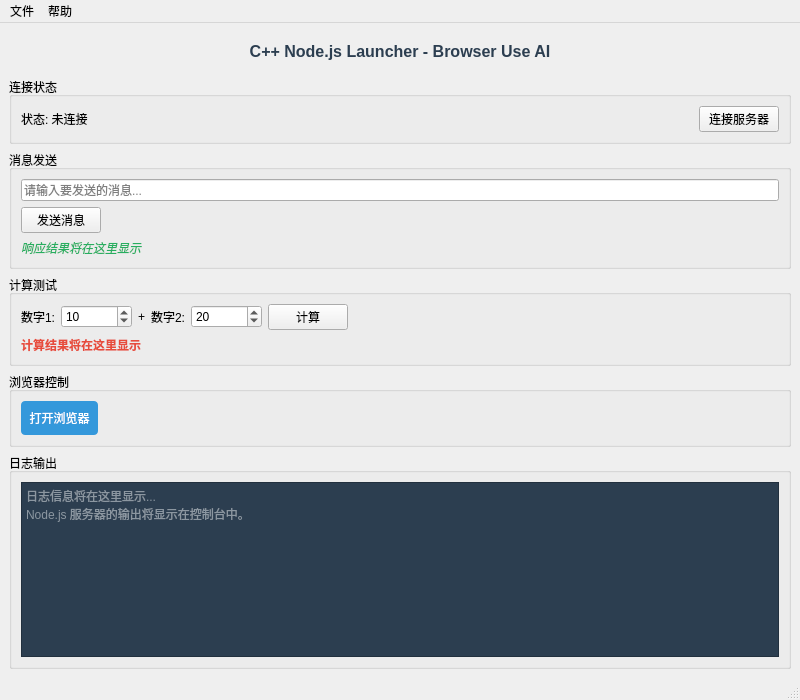
<?xml version="1.0" encoding="UTF-8"?>
<ui version="4.0">
 <class>MainWindow</class>
 <widget class="QMainWindow" name="MainWindow">
  <property name="geometry">
   <rect>
    <x>0</x>
    <y>0</y>
    <width>800</width>
    <height>700</height>
   </rect>
  </property>
  <property name="windowTitle">
   <string>C++ Node.js Launcher - Browser Use AI</string>
  </property>
  <widget class="QWidget" name="centralwidget">
   <layout class="QVBoxLayout" name="verticalLayout">
    <item>
     <widget class="QLabel" name="lblTitle">
      <property name="text">
       <string>C++ Node.js Launcher - Browser Use AI</string>
      </property>
      <property name="alignment">
       <set>Qt::AlignCenter</set>
      </property>
      <property name="styleSheet">
       <string>font: bold 16px; color: #2c3e50; padding: 10px;</string>
      </property>
     </widget>
    </item>
    <item>
     <widget class="QGroupBox" name="groupConnection">
      <property name="title">
       <string>连接状态</string>
      </property>
      <layout class="QHBoxLayout" name="horizontalLayout">
       <item>
        <widget class="QLabel" name="labelStatus">
         <property name="text">
          <string>状态: 未连接</string>
         </property>
        </widget>
       </item>
       <item>
        <spacer name="horizontalSpacer">
         <property name="orientation">
          <enum>Qt::Horizontal</enum>
         </property>
         <property name="sizeHint" stdset="0">
          <size>
           <width>40</width>
           <height>20</height>
          </size>
         </property>
        </spacer>
       </item>
       <item>
        <widget class="QPushButton" name="btnConnect">
         <property name="text">
          <string>连接服务器</string>
         </property>
        </widget>
       </item>
      </layout>
     </widget>
    </item>
    <item>
     <widget class="QGroupBox" name="groupMessage">
      <property name="title">
       <string>消息发送</string>
      </property>
      <layout class="QVBoxLayout" name="verticalLayout_2">
       <item>
        <widget class="QLineEdit" name="editMessage">
         <property name="placeholderText">
          <string>请输入要发送的消息...</string>
         </property>
        </widget>
       </item>
       <item>
        <layout class="QHBoxLayout" name="horizontalLayout_2">
         <item>
          <widget class="QPushButton" name="btnSendMessage">
           <property name="text">
            <string>发送消息</string>
           </property>
          </widget>
         </item>
         <item>
          <spacer name="horizontalSpacer_2">
           <property name="orientation">
            <enum>Qt::Horizontal</enum>
           </property>
           <property name="sizeHint" stdset="0">
            <size>
             <width>40</width>
             <height>20</height>
            </size>
           </property>
          </spacer>
         </item>
        </layout>
       </item>
       <item>
        <widget class="QLabel" name="labelMessageResult">
         <property name="text">
          <string>响应结果将在这里显示</string>
         </property>
         <property name="styleSheet">
          <string>color: #27ae60; font-style: italic;</string>
         </property>
        </widget>
       </item>
      </layout>
     </widget>
    </item>
    <item>
     <widget class="QGroupBox" name="groupCalculate">
      <property name="title">
       <string>计算测试</string>
      </property>
      <layout class="QVBoxLayout" name="verticalLayout_4">
       <item>
        <layout class="QHBoxLayout" name="horizontalLayout_3">
         <item>
          <widget class="QLabel" name="lblNum1">
           <property name="text">
            <string>数字1:</string>
           </property>
          </widget>
         </item>
         <item>
          <widget class="QSpinBox" name="spinNum1">
           <property name="minimum">
            <number>-999999</number>
           </property>
           <property name="maximum">
            <number>999999</number>
           </property>
           <property name="value">
            <number>10</number>
           </property>
          </widget>
         </item>
         <item>
          <widget class="QLabel" name="lblPlus">
           <property name="text">
            <string>+</string>
           </property>
          </widget>
         </item>
         <item>
          <widget class="QLabel" name="lblNum2">
           <property name="text">
            <string>数字2:</string>
           </property>
          </widget>
         </item>
         <item>
          <widget class="QSpinBox" name="spinNum2">
           <property name="minimum">
            <number>-999999</number>
           </property>
           <property name="maximum">
            <number>999999</number>
           </property>
           <property name="value">
            <number>20</number>
           </property>
          </widget>
         </item>
         <item>
          <widget class="QPushButton" name="btnCalculate">
           <property name="text">
            <string>计算</string>
           </property>
          </widget>
         </item>
         <item>
          <spacer name="horizontalSpacer_3">
           <property name="orientation">
            <enum>Qt::Horizontal</enum>
           </property>
           <property name="sizeHint" stdset="0">
            <size>
             <width>40</width>
             <height>20</height>
            </size>
           </property>
          </spacer>
         </item>
        </layout>
       </item>
       <item>
        <widget class="QLabel" name="labelCalculateResult">
         <property name="text">
          <string>计算结果将在这里显示</string>
         </property>
         <property name="styleSheet">
          <string>color: #e74c3c; font-weight: bold;</string>
         </property>
        </widget>
       </item>
      </layout>
     </widget>
    </item>
    <item>
     <widget class="QGroupBox" name="groupBrowser">
      <property name="title">
       <string>浏览器控制</string>
      </property>
      <layout class="QHBoxLayout" name="horizontalLayout_4">
       <item>
        <widget class="QPushButton" name="btnOpenBrowser">
         <property name="text">
          <string>打开浏览器</string>
         </property>
         <property name="styleSheet">
          <string>QPushButton { background-color: #3498db; color: white; padding: 8px; border-radius: 4px; }
QPushButton:hover { background-color: #2980b9; }</string>
         </property>
        </widget>
       </item>
       <item>
        <spacer name="horizontalSpacer_4">
         <property name="orientation">
          <enum>Qt::Horizontal</enum>
         </property>
         <property name="sizeHint" stdset="0">
          <size>
           <width>40</width>
           <height>20</height>
          </size>
         </property>
        </spacer>
       </item>
      </layout>
     </widget>
    </item>
    <item>
     <widget class="QGroupBox" name="groupLog">
      <property name="title">
       <string>日志输出</string>
      </property>
      <layout class="QVBoxLayout" name="verticalLayout_3">
       <item>
        <widget class="QTextEdit" name="textLog">
         <property name="readOnly">
          <bool>true</bool>
         </property>
         <property name="placeholderText">
          <string>日志信息将在这里显示...
Node.js 服务器的输出将显示在控制台中。</string>
         </property>
         <property name="styleSheet">
          <string>QTextEdit { font-family: 'Courier New', monospace; font-size: 12px; background-color: #2c3e50; color: #ecf0f1; }</string>
         </property>
        </widget>
       </item>
      </layout>
     </widget>
    </item>
   </layout>
  </widget>
  <widget class="QMenuBar" name="menubar">
   <property name="geometry">
    <rect>
     <x>0</x>
     <y>0</y>
     <width>800</width>
     <height>22</height>
    </rect>
   </property>
   <widget class="QMenu" name="menuFile">
    <property name="title">
     <string>文件</string>
    </property>
    <addaction name="actionExit"/>
   </widget>
   <widget class="QMenu" name="menuHelp">
    <property name="title">
     <string>帮助</string>
    </property>
    <addaction name="actionAbout"/>
   </widget>
   <addaction name="menuFile"/>
   <addaction name="menuHelp"/>
  </widget>
  <widget class="QStatusBar" name="statusbar"/>
  <action name="actionExit">
   <property name="text">
    <string>退出</string>
   </property>
  </action>
  <action name="actionAbout">
   <property name="text">
    <string>关于</string>
   </property>
  </action>
 </widget>
 <resources/>
 <connections/>
</ui> 
